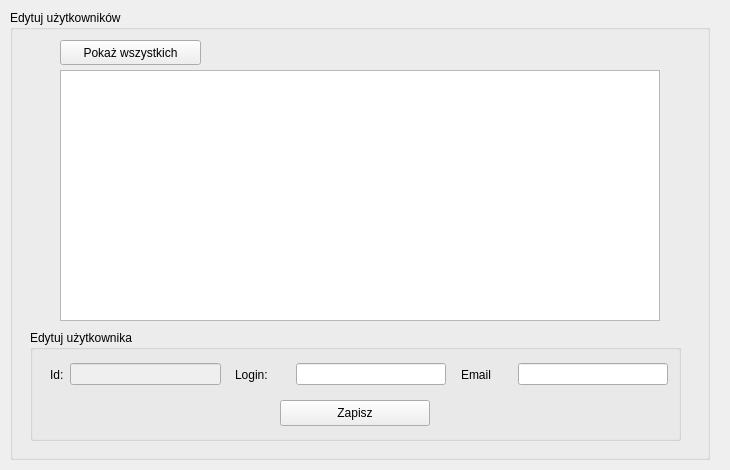
<?xml version="1.0" encoding="UTF-8"?>
<ui version="4.0">
 <class>UsersForm</class>
 <widget class="QWidget" name="UsersForm">
  <property name="geometry">
   <rect>
    <x>0</x>
    <y>0</y>
    <width>730</width>
    <height>470</height>
   </rect>
  </property>
  <property name="windowTitle">
   <string>Form</string>
  </property>
  <widget class="QGroupBox" name="groupBox_6">
   <property name="geometry">
    <rect>
     <x>10</x>
     <y>10</y>
     <width>700</width>
     <height>450</height>
    </rect>
   </property>
   <property name="title">
    <string>Edytuj użytkowników</string>
   </property>
   <widget class="QToolButton" name="showAllUsersToolButton">
    <property name="geometry">
     <rect>
      <x>50</x>
      <y>30</y>
      <width>141</width>
      <height>25</height>
     </rect>
    </property>
    <property name="text">
     <string>Pokaż wszystkich</string>
    </property>
   </widget>
   <widget class="QTableView" name="usersTableView">
    <property name="geometry">
     <rect>
      <x>50</x>
      <y>60</y>
      <width>600</width>
      <height>251</height>
     </rect>
    </property>
    <property name="selectionMode">
     <enum>QAbstractItemView::SingleSelection</enum>
    </property>
    <property name="selectionBehavior">
     <enum>QAbstractItemView::SelectRows</enum>
    </property>
    <attribute name="horizontalHeaderDefaultSectionSize">
     <number>150</number>
    </attribute>
    <attribute name="verticalHeaderVisible">
     <bool>false</bool>
    </attribute>
   </widget>
   <widget class="QGroupBox" name="groupBox_7">
    <property name="geometry">
     <rect>
      <x>20</x>
      <y>320</y>
      <width>651</width>
      <height>111</height>
     </rect>
    </property>
    <property name="title">
     <string>Edytuj użytkownika</string>
    </property>
    <widget class="QWidget" name="layoutWidget_3">
     <property name="geometry">
      <rect>
       <x>20</x>
       <y>30</y>
       <width>171</width>
       <height>29</height>
      </rect>
     </property>
     <layout class="QHBoxLayout" name="horizontalLayout_26">
      <item>
       <widget class="QLabel" name="label_18">
        <property name="text">
         <string>Id:</string>
        </property>
       </widget>
      </item>
      <item>
       <widget class="QLineEdit" name="userIdLineEdit">
        <property name="enabled">
         <bool>false</bool>
        </property>
       </widget>
      </item>
     </layout>
    </widget>
    <widget class="QWidget" name="layoutWidget">
     <property name="geometry">
      <rect>
       <x>200</x>
       <y>30</y>
       <width>221</width>
       <height>29</height>
      </rect>
     </property>
     <layout class="QHBoxLayout" name="horizontalLayout_22">
      <item>
       <widget class="QLabel" name="userLoginLabel">
        <property name="minimumSize">
         <size>
          <width>50</width>
          <height>0</height>
         </size>
        </property>
        <property name="maximumSize">
         <size>
          <width>50</width>
          <height>16777215</height>
         </size>
        </property>
        <property name="text">
         <string>Login:</string>
        </property>
       </widget>
      </item>
      <item>
       <widget class="QLineEdit" name="userLoginLineEdit">
        <property name="minimumSize">
         <size>
          <width>150</width>
          <height>0</height>
         </size>
        </property>
        <property name="maximumSize">
         <size>
          <width>150</width>
          <height>16777215</height>
         </size>
        </property>
       </widget>
      </item>
     </layout>
    </widget>
    <widget class="QWidget" name="layoutWidget_2">
     <property name="geometry">
      <rect>
       <x>430</x>
       <y>30</y>
       <width>211</width>
       <height>29</height>
      </rect>
     </property>
     <layout class="QHBoxLayout" name="horizontalLayout_23">
      <item>
       <widget class="QLabel" name="userEmailLabel">
        <property name="minimumSize">
         <size>
          <width>50</width>
          <height>0</height>
         </size>
        </property>
        <property name="maximumSize">
         <size>
          <width>50</width>
          <height>16777215</height>
         </size>
        </property>
        <property name="text">
         <string>Email</string>
        </property>
       </widget>
      </item>
      <item>
       <widget class="QLineEdit" name="userEmailLineEdit">
        <property name="minimumSize">
         <size>
          <width>150</width>
          <height>0</height>
         </size>
        </property>
        <property name="maximumSize">
         <size>
          <width>150</width>
          <height>16777215</height>
         </size>
        </property>
       </widget>
      </item>
     </layout>
    </widget>
    <widget class="QToolButton" name="saveUserToolButton">
     <property name="geometry">
      <rect>
       <x>250</x>
       <y>70</y>
       <width>150</width>
       <height>26</height>
      </rect>
     </property>
     <property name="minimumSize">
      <size>
       <width>150</width>
       <height>0</height>
      </size>
     </property>
     <property name="maximumSize">
      <size>
       <width>150</width>
       <height>16777215</height>
      </size>
     </property>
     <property name="text">
      <string>Zapisz</string>
     </property>
    </widget>
   </widget>
  </widget>
 </widget>
 <resources/>
 <connections/>
</ui>
